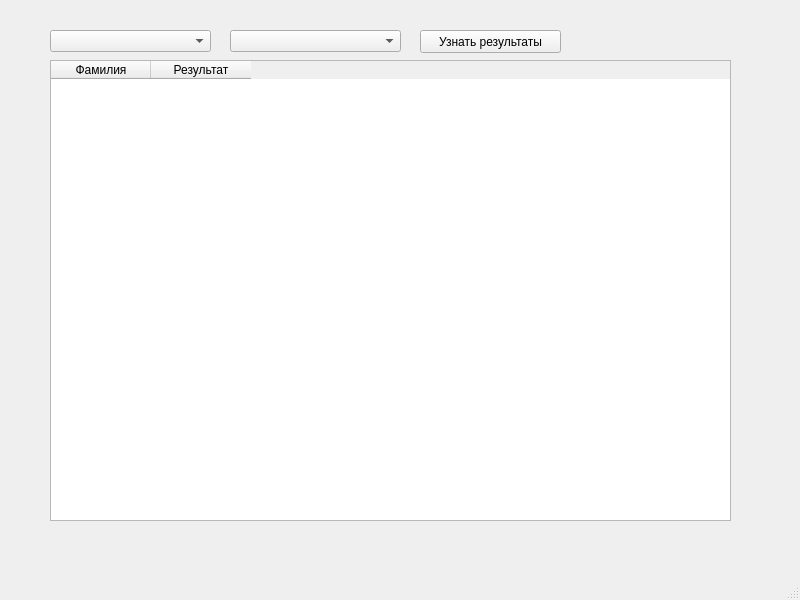
<?xml version="1.0" encoding="UTF-8"?>
<ui version="4.0">
 <class>MainWindow</class>
 <widget class="QMainWindow" name="MainWindow">
  <property name="geometry">
   <rect>
    <x>0</x>
    <y>0</y>
    <width>800</width>
    <height>600</height>
   </rect>
  </property>
  <property name="windowTitle">
   <string>MainWindow</string>
  </property>
  <widget class="QWidget" name="centralwidget">
   <widget class="QTableWidget" name="tableWidget">
    <property name="geometry">
     <rect>
      <x>50</x>
      <y>60</y>
      <width>681</width>
      <height>461</height>
     </rect>
    </property>
    <column>
     <property name="text">
      <string>Фамилия</string>
     </property>
    </column>
    <column>
     <property name="text">
      <string>Результат</string>
     </property>
    </column>
   </widget>
   <widget class="QComboBox" name="comboBox_1">
    <property name="geometry">
     <rect>
      <x>50</x>
      <y>30</y>
      <width>161</width>
      <height>22</height>
     </rect>
    </property>
   </widget>
   <widget class="QComboBox" name="comboBox_2">
    <property name="geometry">
     <rect>
      <x>230</x>
      <y>30</y>
      <width>171</width>
      <height>22</height>
     </rect>
    </property>
   </widget>
   <widget class="QPushButton" name="pushButton">
    <property name="geometry">
     <rect>
      <x>420</x>
      <y>30</y>
      <width>141</width>
      <height>23</height>
     </rect>
    </property>
    <property name="text">
     <string>Узнать результаты</string>
    </property>
   </widget>
  </widget>
  <widget class="QMenuBar" name="menubar">
   <property name="geometry">
    <rect>
     <x>0</x>
     <y>0</y>
     <width>800</width>
     <height>21</height>
    </rect>
   </property>
  </widget>
  <widget class="QStatusBar" name="statusbar"/>
 </widget>
 <resources/>
 <connections/>
</ui>
